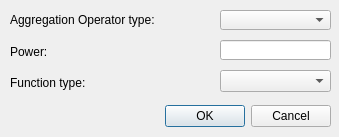
<?xml version="1.0" encoding="UTF-8"?>
<ui version="4.0">
 <class>SettingsDialog</class>
 <widget class="QDialog" name="SettingsDialog">
  <property name="geometry">
   <rect>
    <x>0</x>
    <y>0</y>
    <width>339</width>
    <height>137</height>
   </rect>
  </property>
  <property name="focusPolicy">
   <enum>Qt::TabFocus</enum>
  </property>
  <property name="windowTitle">
   <string>Settings</string>
  </property>
  <property name="modal">
   <bool>true</bool>
  </property>
  <widget class="QDialogButtonBox" name="buttonBox">
   <property name="geometry">
    <rect>
     <x>60</x>
     <y>100</y>
     <width>271</width>
     <height>32</height>
    </rect>
   </property>
   <property name="orientation">
    <enum>Qt::Horizontal</enum>
   </property>
   <property name="standardButtons">
    <set>QDialogButtonBox::Cancel|QDialogButtonBox::Ok</set>
   </property>
  </widget>
  <widget class="QLabel" name="aggrOpLbl">
   <property name="geometry">
    <rect>
     <x>10</x>
     <y>10</y>
     <width>191</width>
     <height>20</height>
    </rect>
   </property>
   <property name="text">
    <string>Aggregation Operator type:</string>
   </property>
  </widget>
  <widget class="QComboBox" name="aggrOpCB">
   <property name="geometry">
    <rect>
     <x>220</x>
     <y>10</y>
     <width>111</width>
     <height>20</height>
    </rect>
   </property>
   <property name="currentIndex">
    <number>-1</number>
   </property>
  </widget>
  <widget class="QLabel" name="powerLbl">
   <property name="geometry">
    <rect>
     <x>10</x>
     <y>45</y>
     <width>46</width>
     <height>13</height>
    </rect>
   </property>
   <property name="text">
    <string>Power:</string>
   </property>
  </widget>
  <widget class="QLineEdit" name="powerLE">
   <property name="geometry">
    <rect>
     <x>220</x>
     <y>40</y>
     <width>111</width>
     <height>20</height>
    </rect>
   </property>
  </widget>
  <widget class="QLabel" name="funcLbl">
   <property name="geometry">
    <rect>
     <x>10</x>
     <y>75</y>
     <width>171</width>
     <height>16</height>
    </rect>
   </property>
   <property name="text">
    <string>Function type:</string>
   </property>
  </widget>
  <widget class="QComboBox" name="funcCB">
   <property name="geometry">
    <rect>
     <x>220</x>
     <y>70</y>
     <width>111</width>
     <height>22</height>
    </rect>
   </property>
  </widget>
 </widget>
 <resources/>
 <connections>
  <connection>
   <sender>buttonBox</sender>
   <signal>accepted()</signal>
   <receiver>SettingsDialog</receiver>
   <slot>accept()</slot>
   <hints>
    <hint type="sourcelabel">
     <x>228</x>
     <y>124</y>
    </hint>
    <hint type="destinationlabel">
     <x>157</x>
     <y>146</y>
    </hint>
   </hints>
  </connection>
  <connection>
   <sender>buttonBox</sender>
   <signal>rejected()</signal>
   <receiver>SettingsDialog</receiver>
   <slot>reject()</slot>
   <hints>
    <hint type="sourcelabel">
     <x>296</x>
     <y>130</y>
    </hint>
    <hint type="destinationlabel">
     <x>286</x>
     <y>146</y>
    </hint>
   </hints>
  </connection>
 </connections>
</ui>
